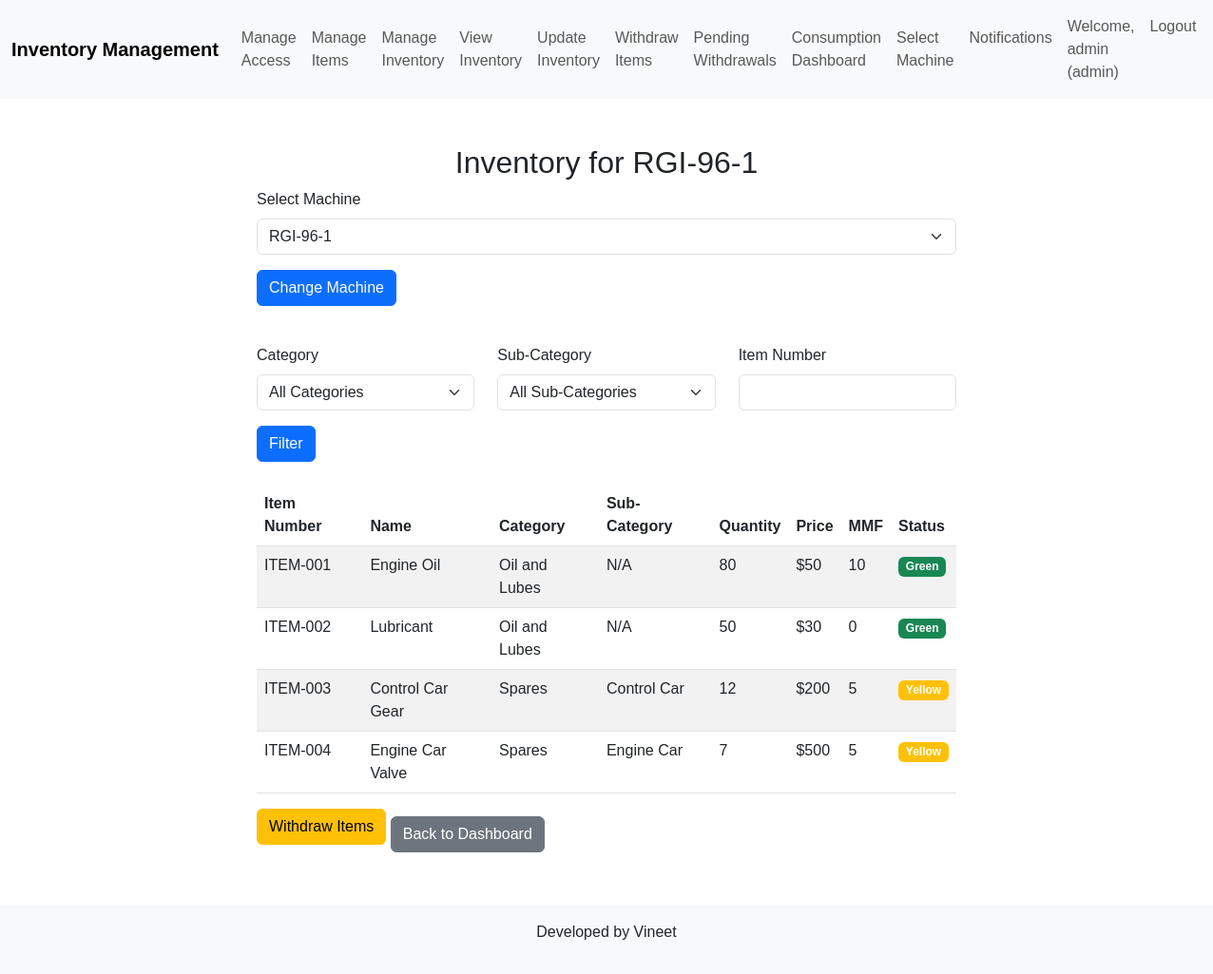
Page /inventory (signed in) on the committed database.
### models/user.py (models this page shows)
class Machine(db.Model):
    id = db.Column(db.Integer, primary_key=True)
    name = db.Column(db.String(80), unique=True, nullable=False)
    items = db.relationship('Item', backref='machine', lazy=True)

class Item(db.Model):
    id = db.Column(db.Integer, primary_key=True)
    machine_id = db.Column(db.Integer, db.ForeignKey('machine.id'), nullable=False)
    item_number = db.Column(db.String(50), unique=True, nullable=False)
    name = db.Column(db.String(100), nullable=False)
    quantity = db.Column(db.Integer, nullable=False, default=0)
    category = db.Column(db.String(50), nullable=True)
    sub_category = db.Column(db.String(50), nullable=True)
    price = db.Column(db.Integer, nullable=True)
    mmf = db.Column(db.Integer, nullable=False, default=0)  # Minimum Monthly Forecast
    def get_status(self):
        if self.quantity == 0:
            return 'red'
        elif self.quantity < 3 * self.mmf:
            return 'yellow'
        else:
            return 'green'

### routes/auth.py (the view)
@auth_bp.route('/inventory', methods=['GET', 'POST'])
def inventory():
    if 'user' not in session:
        flash('Please log in first', 'error')
        return redirect(url_for('auth.login'))
    user_role = session['user']['role']
    user_id = session['user']['id']
    machines = Machine.query.all() if user_role == 'admin' else [Machine.query.get(m['id']) for m in session['user']['machines']]
    if not machines:
        flash('No machines available.', 'error')
        return redirect(url_for('auth.select_machine'))
    machine_id = None
    if user_role == 'admin':
        machine_id = int(request.form.get('machine_id')) if request.method == 'POST' else (session.get('selected_machine', {}).get('id') or machines[0].id)
    else:
        if 'selected_machine' not in session:
            flash('Please select a machine first', 'error')
            return redirect(url_for('auth.select_machine'))
        machine_id = session['selected_machine']['id']
    if user_role != 'admin' and machine_id not in [m.id for m in machines]:
        flash('You are not authorized to access this machine', 'error')
        return redirect(url_for('auth.select_machine'))
    selected_machine = Machine.query.get(machine_id)
    session['selected_machine'] = {'id': selected_machine.id, 'name': selected_machine.name}
    category = request.args.get('category', '')
    sub_category = request.args.get('sub_category', '')
    item_number = request.args.get('item_number', '').strip()
    query = Item.query.filter_by(machine_id=machine_id)
    if category:
        query = query.filter(Item.category == category)
    if sub_category:
        query = query.filter(Item.sub_category == sub_category)
    if item_number:
        query = query.filter(Item.item_number.ilike(f'%{item_number}%'))
    items = query.all()
    categories = ['Oil and Lubes', 'Spares']
    sub_categories = ['Control Car', 'Camp Car', 'Brake Car', 'Engine Car'] if category == 'Spares' else []
    logger.info(f"Inventory: user={session['user']['username']}, machine={selected_machine.name}, category={category}, items={len(items)}")
    log = AccessLog(user_id=user_id, machine_id=machine_id, action='view')
    db.session.add(log)
    db.session.commit()
    return render_template('inventory.html',
                         items=items,
                         machines=machines,
                         categories=categories,
                         sub_categories=sub_categories,
                         selected_category=category,
                         selected_sub_category=sub_category,
                         selected_item_number=item_number,
                         selected_machine=selected_machine,
                         user_role=user_role)

### templates/inventory.html (shortened to what this page needs)
{% extends "base.html" %}
{% block content %}
<h2 class="text-center mt-5">Inventory for {{ selected_machine.name }}</h2>
<div class="row justify-content-center">
    <div class="col-md-8">
        <form method="POST" class="mb-4">
            {% if user_role == 'admin' %}
            <div class="mb-3">
                <label for="machine_id" class="form-label">Select Machine</label>
                <select class="form-select" id="machine_id" name="machine_id">
                    {% for machine in machines %}
                        <option value="{{ machine.id }}" {% if machine.id == selected_machine.id %}selected{% endif %}>{{ machine.name }}</option>
                    {% endfor %}
                </select>
            </div>
            {% endif %}
            <button type="submit" class="btn btn-primary mb-3">Change Machine</button>
        </form>
        <form method="GET" class="mb-4" id="filter-form">
            <div class="row">
                <div class="col-md-4 mb-3">
                    <label for="category" class="form-label">Category</label>
                    <select class="form-select" id="category" name="category">
                        <option value="">All Categories</option>
                    </select>
                </div>
                <div class="col-md-4 mb-3">
                    <label for="sub_category" class="form-label">Sub-Category</label>
                    <select class="form-select" id="sub_category" name="sub_category">
                        <option value="">All Sub-Categories</option>
                    </select>
                </div>
                <div class="col-md-4 mb-3">
                    <label for="item_number" class="form-label">Item Number</label>
                    <input type="text" class="form-control" id="item_number" name="item_number" value="{{ selected_item_number }}">
                </div>
            </div>
            <button type="submit" class="btn btn-primary">Filter</button>
        </form>
        {% if items %}
            <table class="table table-striped">
                <thead>
                    <tr>
                        <th>Item Number</th>
                        <th>Name</th>
                        <th>Category</th>
                        <th>Sub-Category</th>
                        <th>Quantity</th>
                        <th>Price</th>
                        <th>MMF</th>
                        <th>Status</th>
                    </tr>
                </thead>
                <tbody>
                    {% for item in items %}
                        <tr>
                            <td>{{ item.item_number }}</td>
                            <td>{{ item.name }}</td>
                            <td>{{ item.category }}</td>
                            <td>{{ item.sub_category or 'N/A' }}</td>
                            <td>{{ item.quantity }}</td>
                            <td>${{ item.price }}</td>
                            <td>{{ item.mmf }}</td>
                        <td>
                            <span class="badge bg-{{ 'danger' if item.get_status() == 'red' else 'warning' if item.get_status() == 'yellow' else 'success' }}">
                                {{ item.get_status() | capitalize }}
                            </span>
                        </td>
                    </tr>
                    {% endfor %}
                </tbody>
            </table>
            <a href="{{ url_for('auth.withdraw_items') }}" class="btn btn-warning mb-3">Withdraw Items</a>
        {% else %}
            <p class="text-center">No items found.</p>
        {% endif %}
        <a href="{{ url_for('auth.dashboard') }}" class="btn btn-secondary">Back to Dashboard</a>
    </div>
</div>
{% endblock %}

### templates/base.html (shortened to what this page needs)
<!DOCTYPE html>
<html lang="en">
<head>
    <link href="https://cdn.jsdelivr.net/npm/bootstrap@5.3.0/dist/css/bootstrap.min.css" rel="stylesheet">
    <link rel="stylesheet" href="{{ url_for('static', filename='css/styles.css') }}">
</head>
<body>
    <nav class="navbar navbar-expand-lg navbar-light bg-light">
        <div class="container-fluid">
            <a class="navbar-brand" href="{{ url_for('auth.dashboard') }}">Inventory Management</a>
            <div class="collapse navbar-collapse" id="navbarNav">
                <ul class="navbar-nav me-auto">
                    {% if 'user' in session %}
                        {% if session['user']['role'] == 'admin' %}
                            <li class="nav-item">
                                <a class="nav-link" href="{{ url_for('auth.admin_manage_access') }}">Manage Access</a>
                            </li>
                            <li class="nav-item">
                                <a class="nav-link" href="{{ url_for('auth.admin_manage_items') }}">Manage Items</a>
                            </li>
                            <li class="nav-item">
                                <a class="nav-link" href="{{ url_for('auth.manage_inventory') }}">Manage Inventory</a>
                            </li>
                        {% endif %}
                        {% if session['user']['role'] in ['admin', 'fleet_ops'] %}
                            <li class="nav-item">
                                <a class="nav-link" href="{{ url_for('auth.inventory') }}">View Inventory</a>
                            </li>
                            <li class="nav-item">
                                <a class="nav-link" href="{{ url_for('auth.update_inventory') }}">Update Inventory</a>
                            </li>
                            <li class="nav-item">
                                <a class="nav-link" href="{{ url_for('auth.withdraw_items') }}">Withdraw Items</a>
                            </li>
                        {% endif %}
                        {% if session['user']['role'] in ['admin', 'machine_manager'] %}
                            <li class="nav-item">
                                <a class="nav-link" href="{{ url_for('auth.pending_withdrawals') }}">Pending Withdrawals</a>
                            </li>
                        {% endif %}
                        <li class="nav-item">
                            <a class="nav-link" href="{{ url_for('auth.consumption_dashboard') }}">Consumption Dashboard</a>
                        </li>
                        <li class="nav-item">
                            <a class="nav-link" href="{{ url_for('auth.select_machine') }}">Select Machine</a>
                        </li>
                        <li class="nav-item">
                            <a class="nav-link" href="{{ url_for('auth.notifications') }}">Notifications</a>
                        </li>
                    {% endif %}
                </ul>
                <ul class="navbar-nav">
                    {% if 'user' in session %}
                        <li class="nav-item">
                            <span class="nav-link">Welcome, {{ session['user']['username'] }} ({{ session['user']['role'] }})</span>
                        </li>
                        <li class="nav-item">
                            <a class="nav-link" href="{{ url_for('auth.logout') }}">Logout</a>
                        </li>
                    {% endif %}
                </ul>
            </div>
        </div>
    </nav>
   <div class="container mt-4">
        {% block content %}{% endblock %}
    </div>
    <footer class="bg-light text-center py-3 mt-5">
        <p>Developed by Vineet</p>
    </footer>
</body>
</html>

### static/css/styles.css (style rules this page uses)
body { font-family: Arial, sans-serif; }
.navbar-brand { font-weight: bold; }
.table { margin-top: 20px; }
footer { position: relative; bottom: 0; width: 100%; background-color: #f8f9fa; padding: 10px 0; text-align: center; margin-top: 20px; }

### rows in the picture
Machine: name "RGI-96-1"
Item: item_number "ITEM-001", name "Engine Oil", category "Oil and Lubes", sub_category "N/A", quantity "80", price "50", mmf "10", get_status "Green"
Item: item_number "ITEM-002", name "Lubricant", category "Oil and Lubes", sub_category "N/A", quantity "50", price "30", mmf "0", get_status "Green"
Item: item_number "ITEM-003", name "Control Car Gear", category "Spares", sub_category "Control Car", quantity "12", price "200", mmf "5", get_status "Yellow"
Item: item_number "ITEM-004", name "Engine Car Valve", category "Spares", sub_category "Engine Car", quantity "7", price "500", mmf "5", get_status "Yellow"

### other values in the picture
{{ session['user']['username'] }} "admin"
{{ session['user']['role'] }} "admin"
form field machine_id "RGI-96-1"
